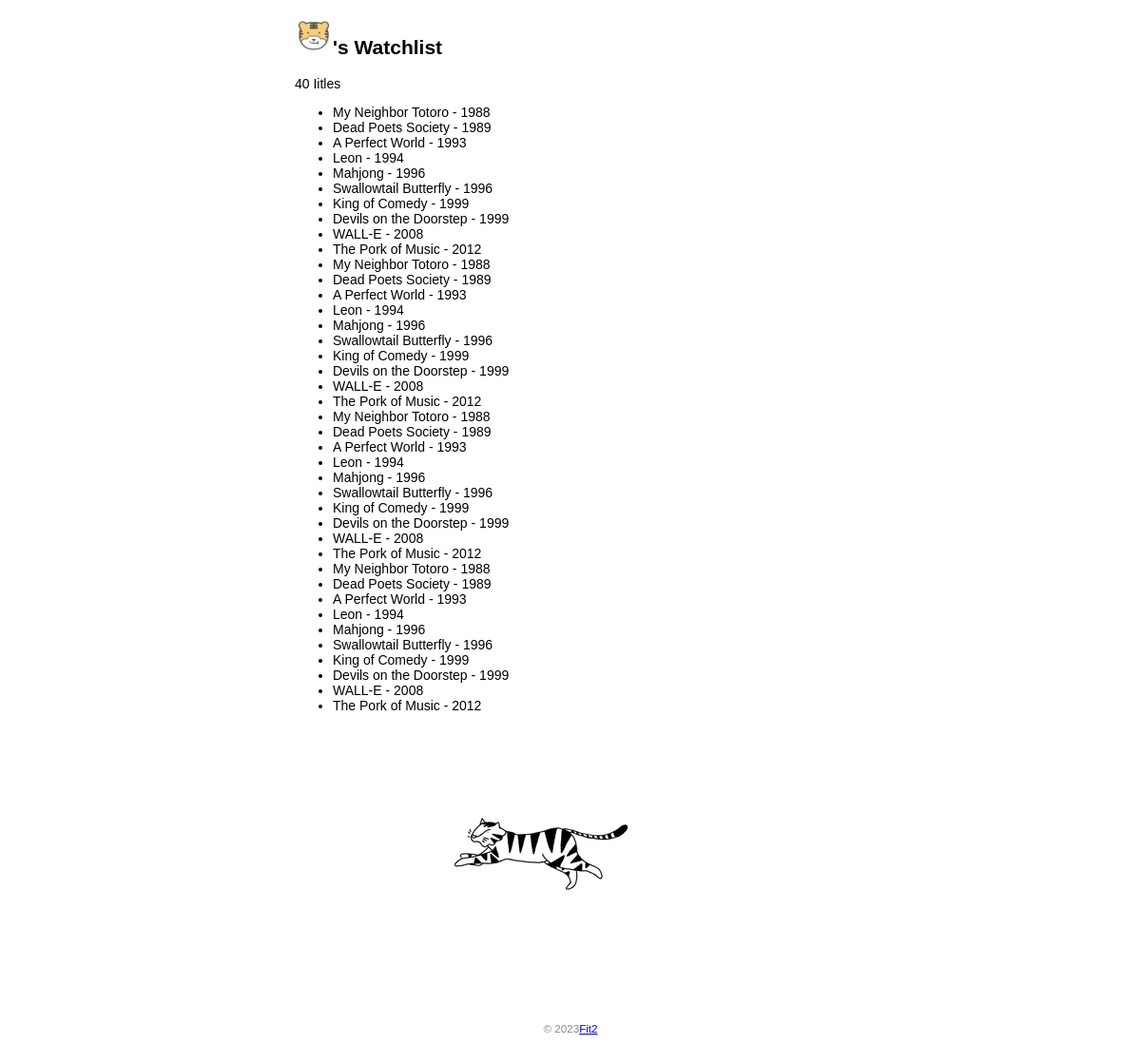
The page / on the database its author committed.
### app.py (models this page shows)
class Movie(db.Model):
    id = db.Column(db.Integer, primary_key=True)
    title = db.Column(db.String(60))
    year = db.Column(db.String(4))

### app.py (the view)
@app.route('/')
def index():
    user = User.query.first()
    movies = Movie.query.all()
    return render_template('index.html', user=user, movies=movies)

### templates/index.html (shortened to what this page needs)
<!DOCTYPE html>
<html>
    <head>
        <link rel="stylesheet" href="{{ url_for('static', filename='style.css') }}" type="text/css">
    </head>
    <body>
        <h2>
            <img alt="avatar" class="avatar" src="{{ url_for('static', filename='images/tiger.png') }}">{{ name }}'s Watchlist
        </h2>
        <p>{{ movies|length}} Iitles</p>
        <ul>
            {% for movie in movies %}
            <li>{{ movie.title }} - {{ movie.year }}</li>
            {% endfor %}
        </ul>
        <img alt="Running Tiger" src="{{ url_for('static', filename='images/giphy.gif')}}">
        <footer>
            <small>&copy; 2023<a href="http://fit2.cn">Fit2</a></small>
        </footer>
    </body>
</html>

### static/style.css (style rules this page uses)
body { margin: auto; max-width: 580px; font-size: 14px; font-family: Helvetica, Arial, sans-serif; }
footer { color: #888; margin-top: 15px; text-align: center; padding: 10px; }
.avatar { width: 40px; }

### rows shown on the page
Movie: title "My Neighbor Totoro", year "1988"
Movie: title "Dead Poets Society", year "1989"
Movie: title "A Perfect World", year "1993"
Movie: title "Leon", year "1994"
Movie: title "Mahjong", year "1996"
Movie: title "Swallowtail Butterfly", year "1996"
Movie: title "King of Comedy", year "1999"
Movie: title "Devils on the Doorstep", year "1999"
Movie: title "WALL-E", year "2008"
Movie: title "The Pork of Music", year "2012"
Movie: title "My Neighbor Totoro", year "1988"
Movie: title "Dead Poets Society", year "1989"
Movie: title "A Perfect World", year "1993"
Movie: title "Leon", year "1994"
Movie: title "Mahjong", year "1996"
Movie: title "Swallowtail Butterfly", year "1996"
Movie: title "King of Comedy", year "1999"
Movie: title "Devils on the Doorstep", year "1999"
Movie: title "WALL-E", year "2008"
Movie: title "The Pork of Music", year "2012"
Movie: title "My Neighbor Totoro", year "1988"
Movie: title "Dead Poets Society", year "1989"
Movie: title "A Perfect World", year "1993"
Movie: title "Leon", year "1994"
Movie: title "Mahjong", year "1996"
Movie: title "Swallowtail Butterfly", year "1996"
Movie: title "King of Comedy", year "1999"
Movie: title "Devils on the Doorstep", year "1999"
Movie: title "WALL-E", year "2008"
Movie: title "The Pork of Music", year "2012"
Movie: title "My Neighbor Totoro", year "1988"
Movie: title "Dead Poets Society", year "1989"
Movie: title "A Perfect World", year "1993"
Movie: title "Leon", year "1994"
Movie: title "Mahjong", year "1996"
Movie: title "Swallowtail Butterfly", year "1996"
Movie: title "King of Comedy", year "1999"
Movie: title "Devils on the Doorstep", year "1999"
Movie: title "WALL-E", year "2008"
Movie: title "The Pork of Music", year "2012"

### other values the page prints
{{ movies|length }} "40"
